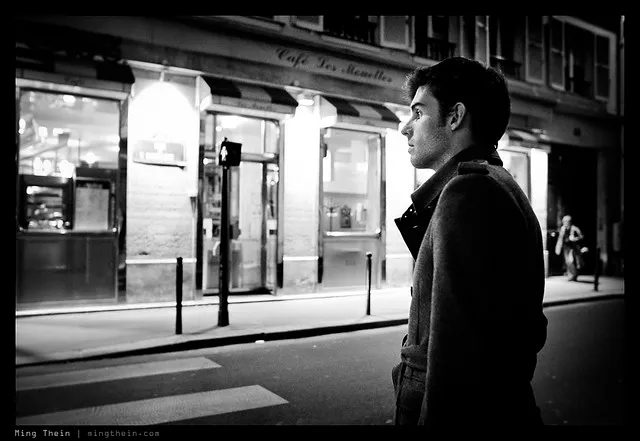
#> input picture 1.Basic Image Processing/input image.webp, 640 x 441 px
$ python Basic_Image_processing.py
#> lines starting #> are read from the running program, lines starting #| are printed output that depends on the picture; after the words box and inside, x2 and y2 are one past the last pixel; in counts of white or black regions, pixels touching at a corner belong together
# prompt: Basic Image Processing - Loading Images, Cropping, Resizing, Thresholding, Contour Analysis, Blob Detection AND I NEED A MANNUAL INPUT OF IMAGE

import cv2
import numpy as np
from google.colab import files
from google.colab.patches import cv2_imshow

uploaded = files.upload()
#> the answer given: input image.webp
image_name = list(uploaded.keys())[0]  # Get the uploaded image's filename

# Load the image
img = cv2.imread(image_name)
#> img is the input picture: shape (441, 640, 3); mean B, G, R 82.9, 82.9, 82.9

if img is None:
    print(f"Error: Could not load image '{image_name}'")
else:
    # Display the original image
    cv2_imshow(img)

    # Cropping
    x, y, w, h = 100, 50, 200, 150  # Define cropping region (x, y, width, height)
    cropped_img = img[y:y+h, x:x+w]
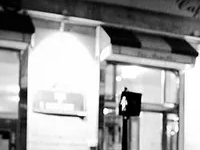
#> cropped_img: shape (150, 200, 3); mean B, G, R 157.7, 157.6, 157.7
    cv2_imshow(cropped_img)


    # Resizing
    resized_img = cv2.resize(img, (300, 200))  # Resize to 300x200 pixels
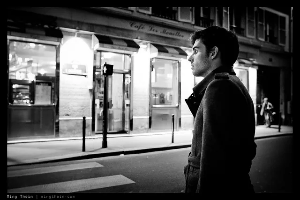
#> resized_img: shape (200, 300, 3); mean B, G, R 82.9, 82.9, 82.9
    cv2_imshow(resized_img)

    # Thresholding (convert image to grayscale first)
    gray_img = cv2.cvtColor(img, cv2.COLOR_BGR2GRAY)
    _, thresh_img = cv2.threshold(gray_img, 127, 255, cv2.THRESH_BINARY)
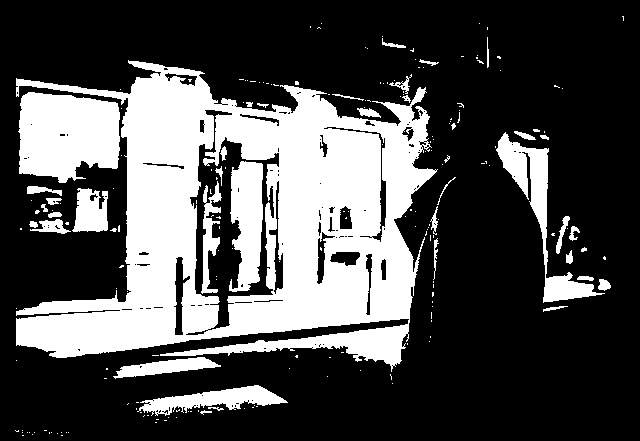
#> thresh_img: shape (441, 640); 30.6% white; 208 white regions (168 under 20 px)
    cv2_imshow(thresh_img)

    # Contour Analysis
    contours, _ = cv2.findContours(thresh_img, cv2.RETR_EXTERNAL, cv2.CHAIN_APPROX_SIMPLE)
#> contours = 185 contours, 158 with area under 20; largest, box (x1, y1, x2, y2) and area: (16, 60, 438, 372) 76552, (18, 92, 120, 183) 7337, (496, 132, 605, 303) 3208, (137, 385, 288, 416) 1885, (72, 188, 108, 232) 1130
    contour_img = img.copy()
    cv2.drawContours(contour_img, contours, -1, (0, 255, 0), 2)
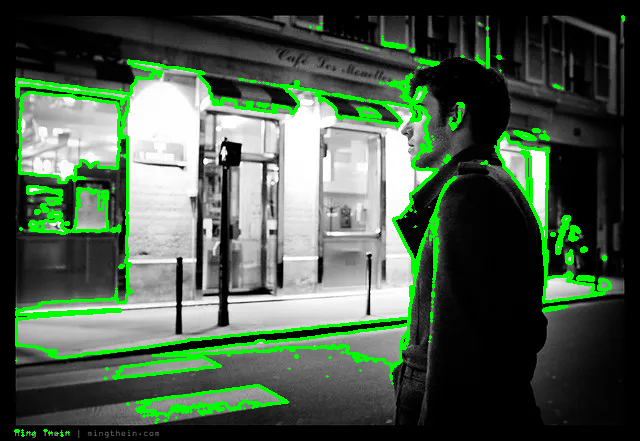
#> contour_img: shape (441, 640, 3); 7.32% of pixels changed, all inside (x1, y1, x2, y2) = (14, 15, 625, 437)
    cv2_imshow(contour_img)

    # Blob Detection (using SimpleBlobDetector)
    params = cv2.SimpleBlobDetector_Params()
    params.filterByArea = True
    params.minArea = 100 # Adjust as needed
    detector = cv2.SimpleBlobDetector_create(params)
    keypoints = detector.detect(gray_img)
#> keypoints = ()
    blob_img = cv2.drawKeypoints(img, keypoints, np.array([]), (0, 0, 255), cv2.DRAW_MATCHES_FLAGS_DRAW_RICH_KEYPOINTS)
    cv2_imshow(blob_img)
